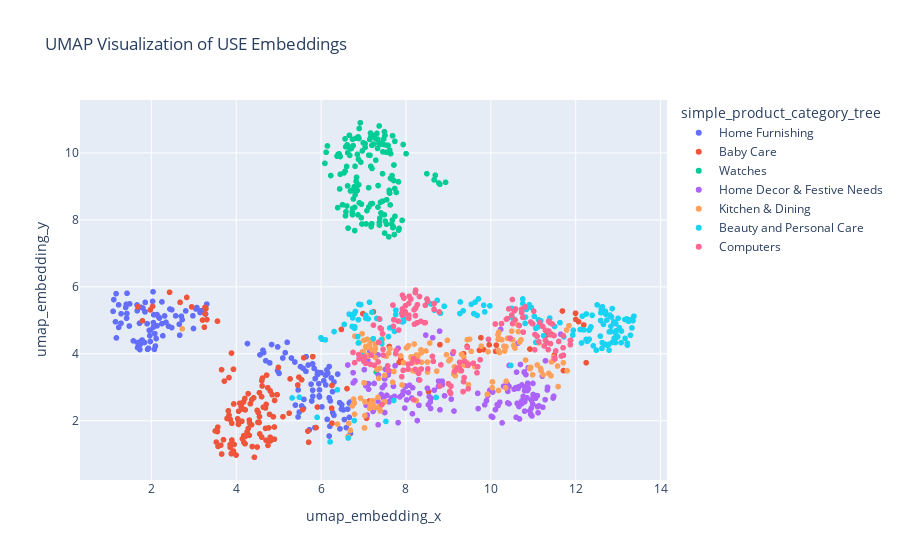

This figure's notebook cell:
### Code cell
# Définir l'espace de recherche des paramètres
param_dist = {
    'n_neighbors': randint(10, 120),  # Distribution uniforme d'entiers entre 10 et 200
    'min_dist': uniform(0.0, 1.0),       # Distribution uniforme continue entre 0 et 1
}

# Créer le modèle UMAP
reducer = umap.UMAP(metric='cosine', random_state=graine, n_components=3)

# Définir la métrique de validation
def trustworthiness(X, X_embedded, n_neighbors=5):
    return umap.trustworthiness(X, X_embedded, n_neighbors=n_neighbors)

# Créer l'objet RandomizedSearchCV
random_search = RandomizedSearchCV(
    reducer,
    param_distributions=param_dist,
    n_iter=30,   # Nombre d'itérations de recherche aléatoire
    scoring=trustworthiness,  # Métrique à optimiser
    cv=3,        # Nombre de folds pour la validation croisée (si applicable)
    random_state=graine,
    n_jobs=-1    # Utiliser tous les cœurs disponibles pour le calcul parallèle
)

# Lancer la recherche aléatoire
random_search.fit(list(corpus_USE['use_embeddings']))

# Afficher les meilleurs paramètres
print("Meilleurs paramètres trouvés : ", random_search.best_params_)

# Obtenir le meilleur embedding UMAP
best_umap_USE = random_search.best_estimator_.fit_transform(list(corpus_USE['use_embeddings']))

# Ajouter les embeddings 3D au DataFrame
corpus_USE['umap_embedding_x'] = best_umap_USE[:, 0]
corpus_USE['umap_embedding_y'] = best_umap_USE[:, 1]
corpus_USE['umap_embedding_z'] = best_umap_USE[:, 2]

# Visualiser les embeddings 2D avec Plotly
fig = px.scatter(corpus_USE, x='umap_embedding_x', y='umap_embedding_y',
                 color='simple_product_category_tree', hover_data=['NMF_label'],
                 title='UMAP Visualization of USE Embeddings')
fig.show()

### Figure 1 — Plotly figure (JSON) as saved in the notebook; plotly's stock layout.template omitted (floating-point values rounded to 4 significant figures; data arrays with more than 128 entries replaced by an {"elided": "..."} marker saying what was removed)
{"data": [{"customdata": {"elided": "150x1 int values"}, "hovertemplate": "simple_product_category_tree=Home Furnishing<br>umap_embedding_x=%{x}<br>umap_embedding_y=%{y}<br>NMF_label=%{customdata[0]}<extra></extra>", "legendgroup": "Home Furnishing", "marker": {"color": "#636efa", "symbol": "circle"}, "mode": "markers", "name": "Home Furnishing", "showlegend": true, "type": "scattergl", "x": {"elided": "150 float values"}, "xaxis": "x", "y": {"elided": "150 float values"}, "yaxis": "y"}, {"customdata": {"elided": "150x1 int values"}, "hovertemplate": "simple_product_category_tree=Baby Care<br>umap_embedding_x=%{x}<br>umap_embedding_y=%{y}<br>NMF_label=%{customdata[0]}<extra></extra>", "legendgroup": "Baby Care", "marker": {"color": "#EF553B", "symbol": "circle"}, "mode": "markers", "name": "Baby Care", "showlegend": true, "type": "scattergl", "x": {"elided": "150 float values"}, "xaxis": "x", "y": {"elided": "150 float values"}, "yaxis": "y"}, {"customdata": {"elided": "150x1 int values"}, "hovertemplate": "simple_product_category_tree=Watches<br>umap_embedding_x=%{x}<br>umap_embedding_y=%{y}<br>NMF_label=%{customdata[0]}<extra></extra>", "legendgroup": "Watches", "marker": {"color": "#00cc96", "symbol": "circle"}, "mode": "markers", "name": "Watches", "showlegend": true, "type": "scattergl", "x": {"elided": "150 float values"}, "xaxis": "x", "y": {"elided": "150 float values"}, "yaxis": "y"}, {"customdata": {"elided": "150x1 int values"}, "hovertemplate": "simple_product_category_tree=Home Decor & Festive Needs<br>umap_embedding_x=%{x}<br>umap_embedding_y=%{y}<br>NMF_label=%{customdata[0]}<extra></extra>", "legendgroup": "Home Decor & Festive Needs", "marker": {"color": "#ab63fa", "symbol": "circle"}, "mode": "markers", "name": "Home Decor & Festive Needs", "showlegend": true, "type": "scattergl", "x": {"elided": "150 float values"}, "xaxis": "x", "y": {"elided": "150 float values"}, "yaxis": "y"}, {"customdata": {"elided": "150x1 int values"}, "hovertemplate": "simple_product_category_tree=Kitchen & Dining<br>umap_embedding_x=%{x}<br>umap_embedding_y=%{y}<br>NMF_label=%{customdata[0]}<extra></extra>", "legendgroup": "Kitchen & Dining", "marker": {"color": "#FFA15A", "symbol": "circle"}, "mode": "markers", "name": "Kitchen & Dining", "showlegend": true, "type": "scattergl", "x": {"elided": "150 float values"}, "xaxis": "x", "y": {"elided": "150 float values"}, "yaxis": "y"}, {"customdata": {"elided": "150x1 int values"}, "hovertemplate": "simple_product_category_tree=Beauty and Personal Care<br>umap_embedding_x=%{x}<br>umap_embedding_y=%{y}<br>NMF_label=%{customdata[0]}<extra></extra>", "legendgroup": "Beauty and Personal Care", "marker": {"color": "#19d3f3", "symbol": "circle"}, "mode": "markers", "name": "Beauty and Personal Care", "showlegend": true, "type": "scattergl", "x": {"elided": "150 float values"}, "xaxis": "x", "y": {"elided": "150 float values"}, "yaxis": "y"}, {"customdata": {"elided": "150x1 int values"}, "hovertemplate": "simple_product_category_tree=Computers<br>umap_embedding_x=%{x}<br>umap_embedding_y=%{y}<br>NMF_label=%{customdata[0]}<extra></extra>", "legendgroup": "Computers", "marker": {"color": "#FF6692", "symbol": "circle"}, "mode": "markers", "name": "Computers", "showlegend": true, "type": "scattergl", "x": {"elided": "150 float values"}, "xaxis": "x", "y": {"elided": "150 float values"}, "yaxis": "y"}], "layout": {"legend": {"title": {"text": "simple_product_category_tree"}, "tracegroupgap": 0}, "title": {"text": "UMAP Visualization of USE Embeddings"}, "xaxis": {"anchor": "y", "domain": [0, 1], "title": {"text": "umap_embedding_x"}}, "yaxis": {"anchor": "x", "domain": [0, 1], "title": {"text": "umap_embedding_y"}}}}
